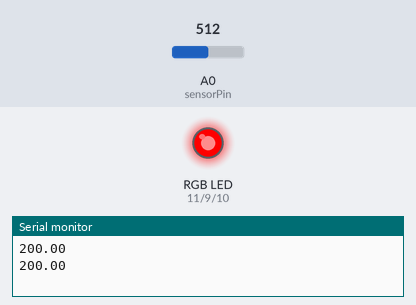
Bench run of a sketch on a simulated Arduino Uno, built with avr-gcc and run on an emulated ATmega328P. On the bench: an RGB LED mixed from three pins (HIGH = lit), the last lines printed to the serial monitor. Inputs (shaded band) come from the test bench; at power-on: A0 (sensorPin) = 512. Dim RGB values are drawn brighter than linear.

Above: at 5.8 s.
5.9 s: A0 (sensorPin) set to 122
At 10.7 s:
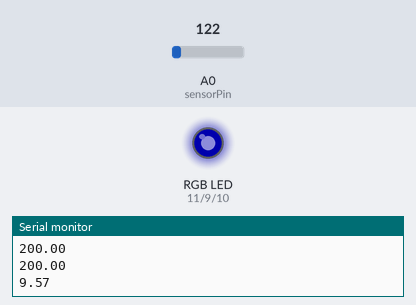
11.9 s: A0 (sensorPin) set to 144
At 15.7 s:
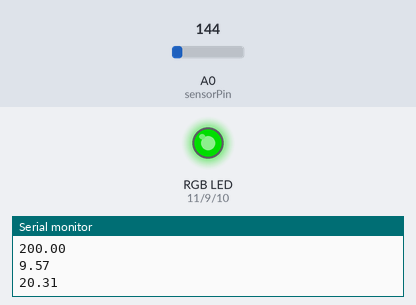
17.9 s: A0 (sensorPin) set to 0
At 20.7 s:
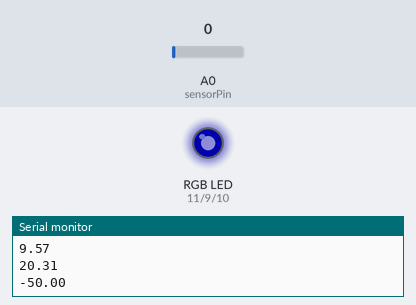
Timing chart, 0 to 22.2 s (numbered marks = the images above; inputs shaded):
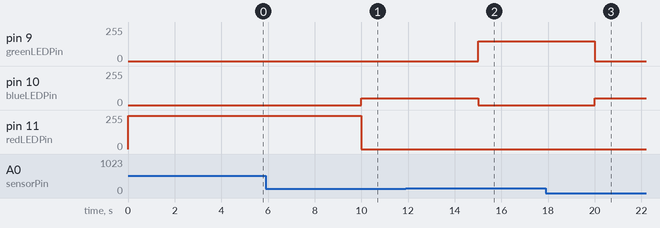

Measured:
- the behaviour switches between 143 and 144 on A0 (sensorPin) (found by bisection; images 1 and 2)
- after the input at 5.9 s, pin 10 (blueLEDPin): 0/255 → 50/255 after 4.1 s; pin 11 (redLEDPin): 250/255 → 0/255 after 4.1 s
- after the input at 11.9 s, pin 9 (greenLEDPin): 0/255 → 150/255 after 3.1 s; pin 10 (blueLEDPin): 50/255 → 0/255 after 3.1 s
- after the input at 17.9 s, pin 9 (greenLEDPin): 150/255 → 0/255 after 2.1 s; pin 10 (blueLEDPin): 0/255 → 50/255 after 2.1 s

The sketch:

lesson_04_project.ino
```cpp
const int greenLEDPin = 9;
const int blueLEDPin = 10;
const int redLEDPin = 11;
const int sensorPin = A0;
const float baselineTemp = 20.0;

void setup()
{
  Serial.begin(9600);
  pinMode(greenLEDPin, OUTPUT);
  pinMode(redLEDPin, OUTPUT);
  pinMode(blueLEDPin, OUTPUT);
}

void loop()
{
  //Calculate temperature from the sensor value 0-1023 range
  int sensorValue = analogRead(sensorPin);
  float voltage = sensorValue / 1024.0 * 5.0;
  float temperature = (voltage - .5) * 100;
  Serial.println(temperature);
  //Choose LED color for different temperatures from 0-255 range
  if(temperature < baselineTemp)
  {
    analogWrite(redLEDPin, 0);
    analogWrite(greenLEDPin, 0);
    analogWrite(blueLEDPin, 50);
  }
  if(temperature >= baselineTemp)
  {
    analogWrite(redLEDPin, 0);
    analogWrite(greenLEDPin, 150);
    analogWrite(blueLEDPin, 0);
  }
  if(temperature >= baselineTemp + 2)
  {
    analogWrite(redLEDPin, 250);
    analogWrite(greenLEDPin, 0);
    analogWrite(blueLEDPin, 0);
  }
  delay(5000);
}
```
